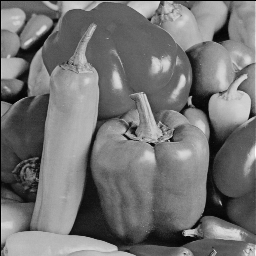
#> input picture HW3/HW3/peppers.bmp, 256 x 256 px, found by its file name
$ python Q2_a.py   (older library calls are emulated)
#> lines starting #> are read from the running program, lines starting #| are printed output that depends on the picture
import cv2
import numpy as np

def sobel_edge_detection(image):
    # Convert the image to grayscale
    gray = cv2.cvtColor(image, cv2.COLOR_BGR2GRAY)

    # Apply Sobel filters to compute gradients
    sobel_x = cv2.Sobel(gray, cv2.CV_64F, 1, 0, ksize=3)
    sobel_y = cv2.Sobel(gray, cv2.CV_64F, 0, 1, ksize=3)

    # Compute the gradient magnitude and normalize it
    gradient_magnitude = np.sqrt(sobel_x**2 + sobel_y**2)
    gradient_magnitude = cv2.normalize(gradient_magnitude, None, 0, 255, cv2.NORM_MINMAX, cv2.CV_8U)

    # Threshold the gradient magnitude to obtain the edge map
    _, edge_map = cv2.threshold(gradient_magnitude, 50, 255, cv2.THRESH_BINARY)

    return edge_map

# Load the 'pepper.bmp' image
pepper_image = cv2.imread('peppers.bmp')
#> pepper_image is the input picture: shape (256, 256, 3); min 0, max 254, mean 115.6
pepper_edge_map = sobel_edge_detection(pepper_image)
#> in sobel_edge_detection, `sobel_y = cv2.Sobel(gray, cv2.CV_64F, 0, 1, ksize=3)`:
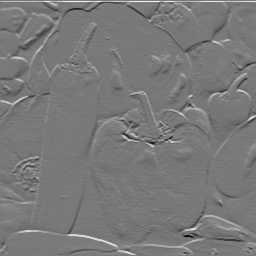
#> sobel_y: shape (256, 256) float64; min -753, max 832, mean 2.3; drawn with min black and max white
#> in sobel_edge_detection, `_, edge_map = cv2.threshold(gradient_magnitude, 50, 255, cv2.THRESH_BI..`:
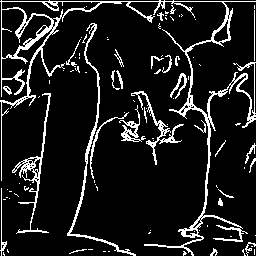
#> edge_map: shape (256, 256); 11.5% white in thin lines or dots

# Load the 'pepper_0.04.bmp' image
pepper_004_image = cv2.imread('peppers_0.04.bmp')
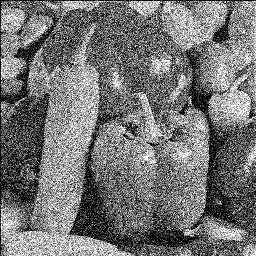
#> input picture HW3/HW3/peppers_0.04.bmp, 256 x 256 px, found by its file name
#> pepper_004_image is the input picture: shape (256, 256, 3); min 0, max 255, mean 117
pepper_004_edge_map = sobel_edge_detection(pepper_004_image)
#> in sobel_edge_detection (call 2), `sobel_x = cv2.Sobel(gray, cv2.CV_64F, 1, 0, ksize=3)`:
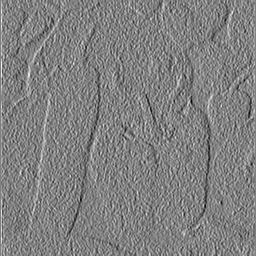
#> sobel_x: shape (256, 256) float64; min -937, max 919, mean 2.1; drawn with min black and max white
#> in sobel_edge_detection (call 2), `sobel_y = cv2.Sobel(gray, cv2.CV_64F, 0, 1, ksize=3)`:
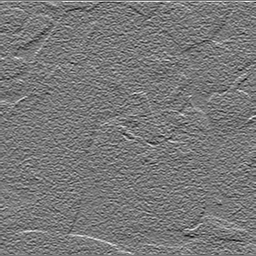
#> sobel_y: shape (256, 256) float64; min -880, max 976, mean 2; drawn with min black and max white
#> in sobel_edge_detection (call 2), `gradient_magnitude = np.sqrt(sobel_x**2 + sobel_y**2)`:
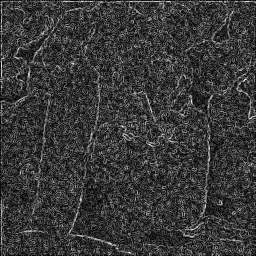
#> gradient_magnitude: shape (256, 256) float64; min 0, max 1008.7, mean 226.4; drawn with min black and max white
#> in sobel_edge_detection (call 2), `_, edge_map = cv2.threshold(gradient_magnitude, 50, 255, cv2.THRESH_BI..`:
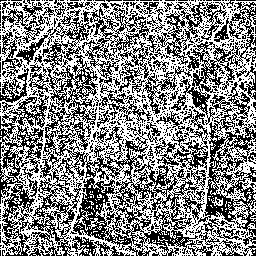
#> edge_map: shape (256, 256); 52.5% white; black in thin lines or dots

# Display the edge maps
cv2.imshow('Pepper Edge Map', pepper_edge_map)
cv2.imshow('Pepper 0.04 Edge Map', pepper_004_edge_map)
cv2.waitKey(0)
cv2.destroyAllWindows()

# Save the edge maps to desired paths
cv2.imwrite("../helloworld/Q2_a_outputs/pepper_edge_map.bmp", pepper_edge_map)
cv2.imwrite("../helloworld/Q2_a_outputs/pepper_0.04_edge_map.bmp", pepper_004_edge_map)
